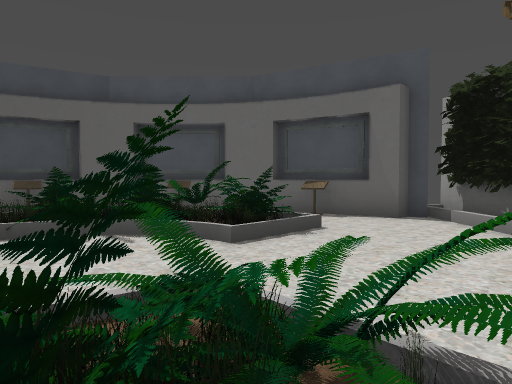
View 1 (above)

22 first-person views from a walk through a Godot game level. The camera is 1.2 m above the floor, tilts 2° down and sees 70° across. The floor is counted in squares, 2 m on a side. Each view is taken from the middle of a square. On the plan, view 1 faces up. The plan holds only what a view shows up to about 10 squares ahead; the rest is blank. Some surface patterns are stand-ins.

View 2
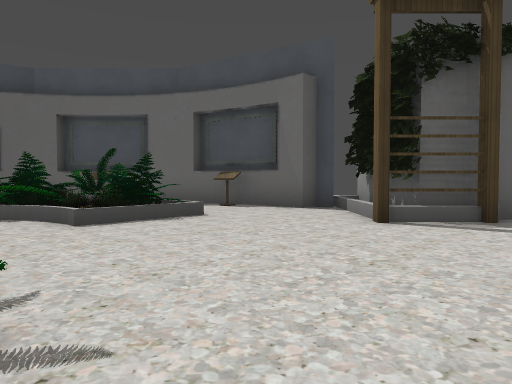

View 3
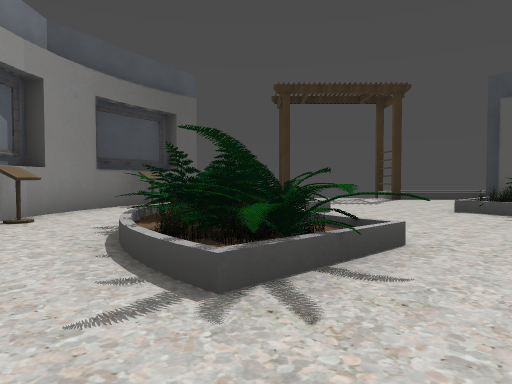

View 4
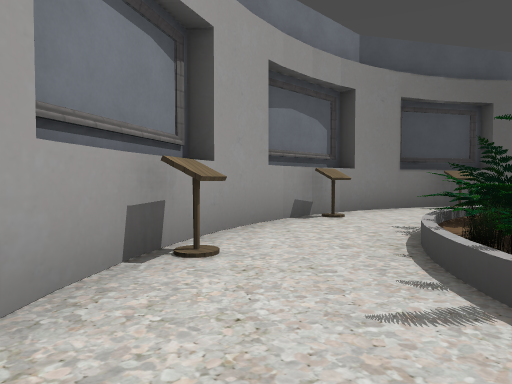

View 5
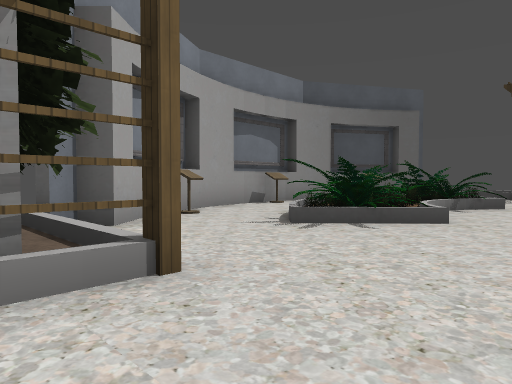

View 6
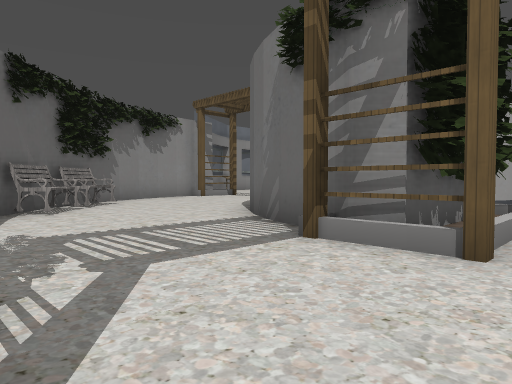

View 7
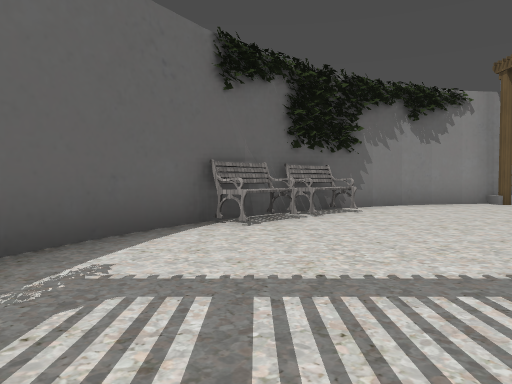

View 8
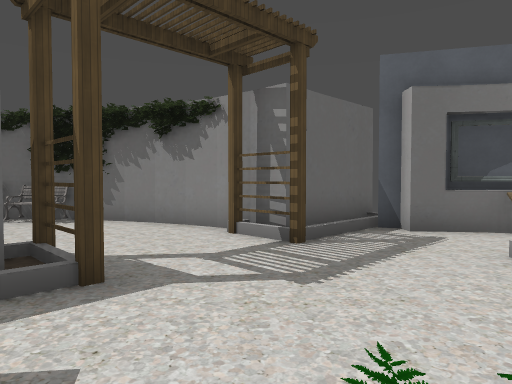

View 9
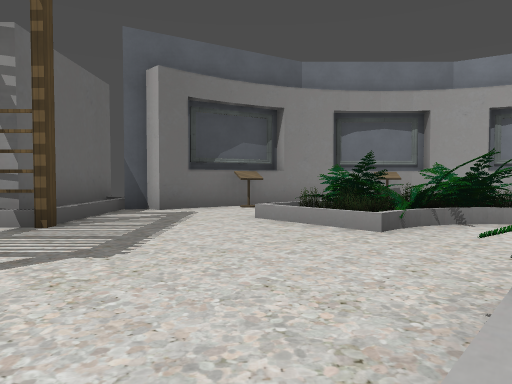

View 10
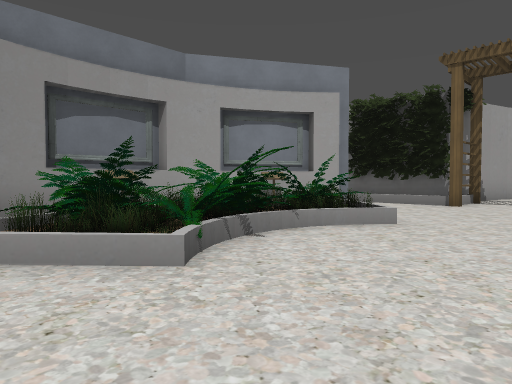

View 11
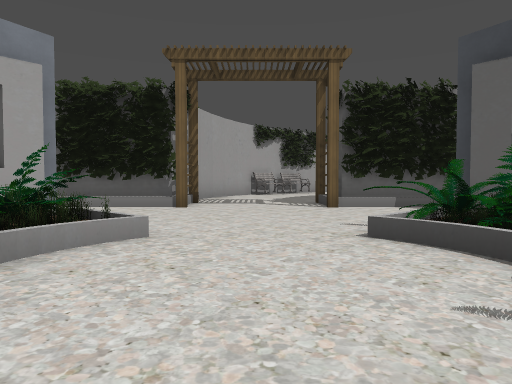

View 12
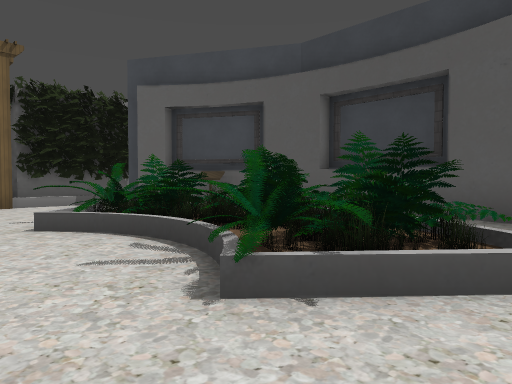

View 13
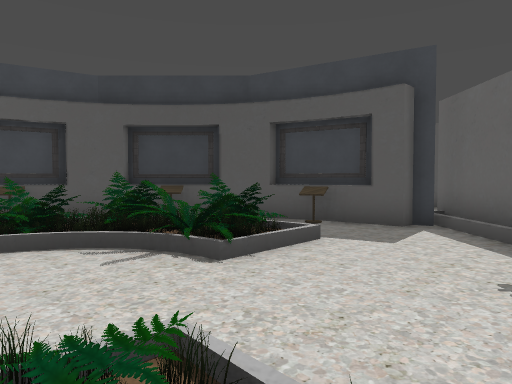

View 14
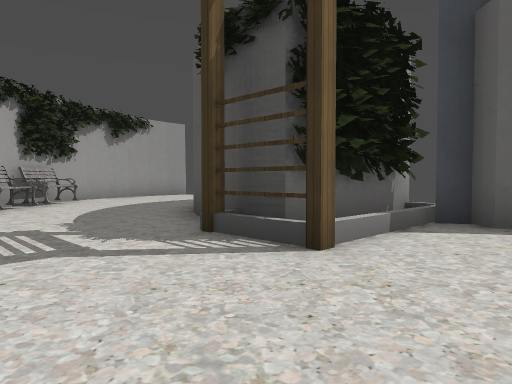

View 15
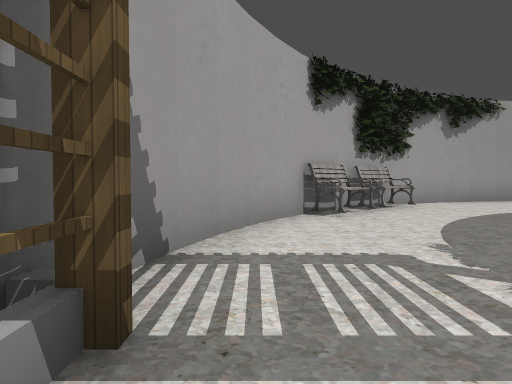

View 16
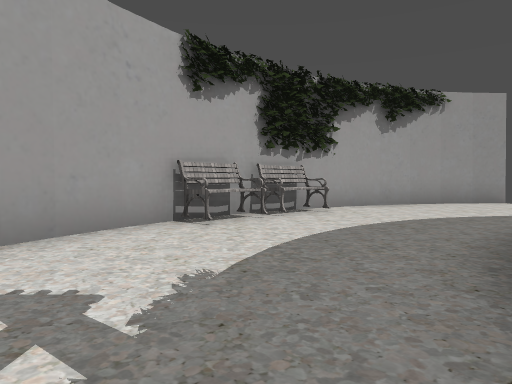

View 17
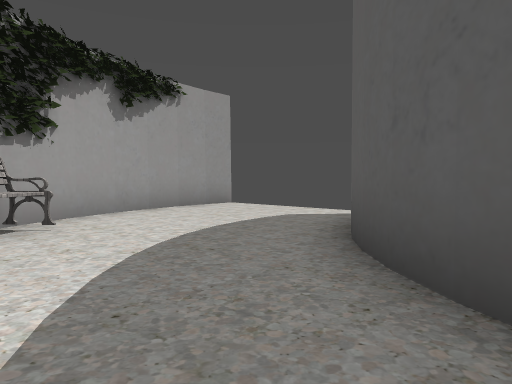

View 18
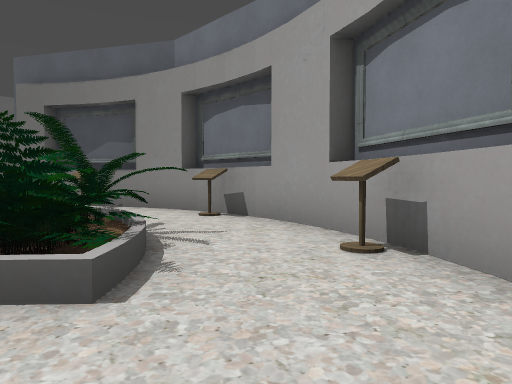

View 19
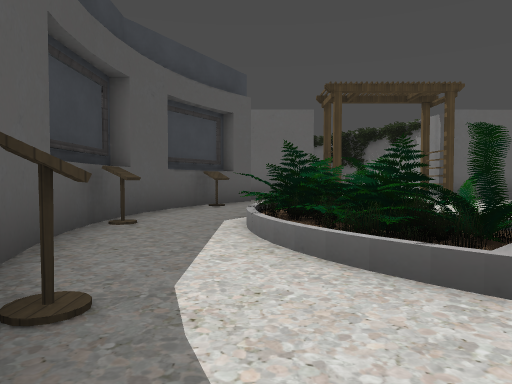

View 20
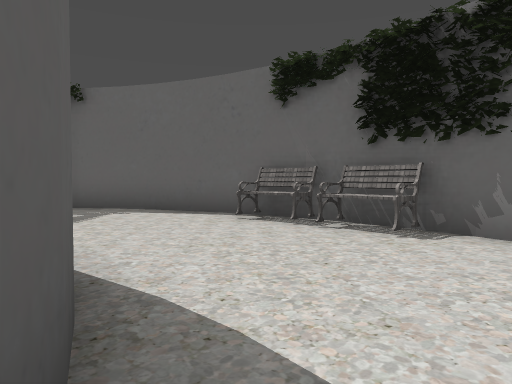

View 21
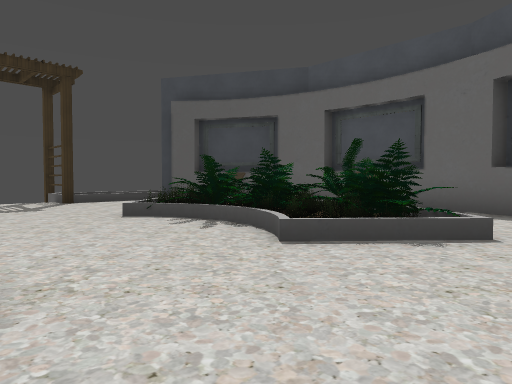

View 22
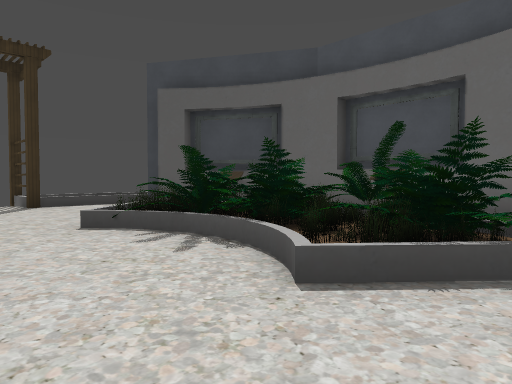

### Floor plan
Key: @ floor where view 1 was taken; # wall or solid block; x gap in a wall; . floor; / step, stairs or slope; = window, fence, low wall or low ledge; B bench; O other object.
Columns run from 8 left of view 1 to 18 right of it. Each row starts with its distance up from view 1.
 10    #######
  9   ##  O .##
  8 /# O  ## O###
  7 /   #/==/...##
  6 /../===#=/..#####
  5 #.../#.//...##..###
  4 ..................##
  3  .................B##
  2    .=##//...##.....B##
  1     #==x=#..####.....##
  0     = =/@...#  ##.....#
 -1    O../..O.##   ##....#
 -2   ##..O..###     #....#
 -3    #######     ###/...####
 -4                ////...#///
 -5                #......../#
 -6               ##.........##
 -7               #O./...../.O#
 -8               #../#...=/..#
 -9              ##./==...== .#
-10              #O.#=#...#=#.O
-11              ##.#=/.../==.#
-12               #..=#/./=##.#
-13               #O.##...//.O#
-14               ##.........##
-15                #........##
-16                ##/#.../##
-17                ####...###
-18                  #....#
-19                 ##....#
-20                ##.....#
-21                #.....##
-22              .......B#
-23              ......BB
-24              .....BB
-25              ....##
-26              #####

Positions as (right, up) in squares from view 1, and headings:
1: (0, 0), facing up
2: (2, 0), facing up
3: (3, 1), facing left
4: (3, 1), facing down-left
5: (5, 4), facing down-left
6: (3, 5), facing down-right
7: (5, 3), facing right
8: (9, -8), facing up-right
9: (9, -7), facing right
10: (11, -7), facing down-right
11: (12, -8), facing down
12: (12, -7), facing down-left
13: (15, -8), facing left
14: (13, -14), facing down-left
15: (13, -16), facing down
16: (11, -17), facing down
17: (11, -19), facing down-left
18: (14, -15), facing up-right
19: (8, -15), facing up
20: (10, -3), facing up
21: (2, 2), facing up-left
22: (1, 3), facing up-left
